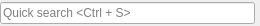
<?xml version="1.0" encoding="UTF-8"?>
<ui version="4.0">
 <class>SearchBar</class>
 <widget class="QWidget" name="SearchBar">
  <property name="geometry">
   <rect>
    <x>0</x>
    <y>0</y>
    <width>260</width>
    <height>26</height>
   </rect>
  </property>
  <property name="sizePolicy">
   <sizepolicy hsizetype="Fixed" vsizetype="Fixed">
    <horstretch>0</horstretch>
    <verstretch>0</verstretch>
   </sizepolicy>
  </property>
  <property name="windowTitle">
   <string>Form</string>
  </property>
  <layout class="QHBoxLayout" name="horizontalLayout_2">
   <property name="leftMargin">
    <number>0</number>
   </property>
   <property name="topMargin">
    <number>0</number>
   </property>
   <property name="rightMargin">
    <number>5</number>
   </property>
   <property name="bottomMargin">
    <number>0</number>
   </property>
   <item>
    <widget class="QLineEdit" name="lineEdit">
     <property name="sizePolicy">
      <sizepolicy hsizetype="Expanding" vsizetype="Fixed">
       <horstretch>0</horstretch>
       <verstretch>0</verstretch>
      </sizepolicy>
     </property>
     <property name="minimumSize">
      <size>
       <width>250</width>
       <height>0</height>
      </size>
     </property>
     <property name="placeholderText">
      <string>Quick search &lt;Ctrl + S&gt;</string>
     </property>
     <property name="clearButtonEnabled">
      <bool>true</bool>
     </property>
    </widget>
   </item>
  </layout>
 </widget>
 <resources/>
 <connections/>
</ui>
